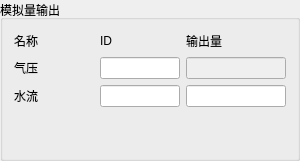
             <widget class="QGroupBox" name="groupBox_AnalogOUT">
              <property name="sizePolicy">
               <sizepolicy hsizetype="Preferred" vsizetype="Preferred">
                <horstretch>0</horstretch>
                <verstretch>0</verstretch>
               </sizepolicy>
              </property>
              <property name="title">
               <string>模拟量输出</string>
              </property>
              <layout class="QGridLayout" name="gridLayout_46">
               <item row="0" column="0">
                <widget class="QLabel" name="label_393">
                 <property name="minimumSize">
                  <size>
                   <width>0</width>
                   <height>20</height>
                  </size>
                 </property>
                 <property name="maximumSize">
                  <size>
                   <width>16777215</width>
                   <height>20</height>
                  </size>
                 </property>
                 <property name="text">
                  <string>名称</string>
                 </property>
                </widget>
               </item>
               <item row="1" column="2">
                <widget class="QLineEdit" name="lineEdit_AnalogOUT_PressureValue">
                 <property name="enabled">
                  <bool>false</bool>
                 </property>
                 <property name="minimumSize">
                  <size>
                   <width>0</width>
                   <height>20</height>
                  </size>
                 </property>
                 <property name="maximumSize">
                  <size>
                   <width>100</width>
                   <height>16777215</height>
                  </size>
                 </property>
                </widget>
               </item>
               <item row="2" column="2">
                <widget class="QLineEdit" name="lineEdit_AnalogOUT_WaterValue">
                 <property name="minimumSize">
                  <size>
                   <width>0</width>
                   <height>20</height>
                  </size>
                 </property>
                 <property name="maximumSize">
                  <size>
                   <width>100</width>
                   <height>16777215</height>
                  </size>
                 </property>
                </widget>
               </item>
               <item row="0" column="1">
                <widget class="QLabel" name="label_394">
                 <property name="minimumSize">
                  <size>
                   <width>0</width>
                   <height>20</height>
                  </size>
                 </property>
                 <property name="maximumSize">
                  <size>
                   <width>40</width>
                   <height>20</height>
                  </size>
                 </property>
                 <property name="text">
                  <string>ID</string>
                 </property>
                </widget>
               </item>
               <item row="2" column="0">
                <widget class="QLabel" name="label_AnalogOUT_Water">
                 <property name="minimumSize">
                  <size>
                   <width>80</width>
                   <height>20</height>
                  </size>
                 </property>
                 <property name="text">
                  <string>水流</string>
                 </property>
                </widget>
               </item>
               <item row="1" column="0">
                <widget class="QLabel" name="label_AnalogOUT_Pressure">
                 <property name="minimumSize">
                  <size>
                   <width>80</width>
                   <height>20</height>
                  </size>
                 </property>
                 <property name="maximumSize">
                  <size>
                   <width>80</width>
                   <height>16777215</height>
                  </size>
                 </property>
                 <property name="text">
                  <string>气压</string>
                 </property>
                </widget>
               </item>
               <item row="0" column="2">
                <widget class="QLabel" name="label_395">
                 <property name="minimumSize">
                  <size>
                   <width>0</width>
                   <height>20</height>
                  </size>
                 </property>
                 <property name="maximumSize">
                  <size>
                   <width>16777215</width>
                   <height>20</height>
                  </size>
                 </property>
                 <property name="text">
                  <string>输出量</string>
                 </property>
                </widget>
               </item>
               <item row="2" column="1">
                <widget class="QLineEdit" name="lineEdit_AnalogOUT_WaterID">
                 <property name="minimumSize">
                  <size>
                   <width>40</width>
                   <height>20</height>
                  </size>
                 </property>
                 <property name="maximumSize">
                  <size>
                   <width>80</width>
                   <height>16777215</height>
                  </size>
                 </property>
                </widget>
               </item>
               <item row="1" column="1">
                <widget class="QLineEdit" name="lineEdit_AnalogOUT_PressureID">
                 <property name="minimumSize">
                  <size>
                   <width>40</width>
                   <height>20</height>
                  </size>
                 </property>
                 <property name="maximumSize">
                  <size>
                   <width>80</width>
                   <height>16777215</height>
                  </size>
                 </property>
                </widget>
               </item>
               <item row="3" column="1">
                <spacer name="verticalSpacer_9">
                 <property name="orientation">
                  <enum>Qt::Vertical</enum>
                 </property>
                 <property name="sizeHint" stdset="0">
                  <size>
                   <width>20</width>
                   <height>40</height>
                  </size>
                 </property>
                </spacer>
               </item>
              </layout>
             </widget>
